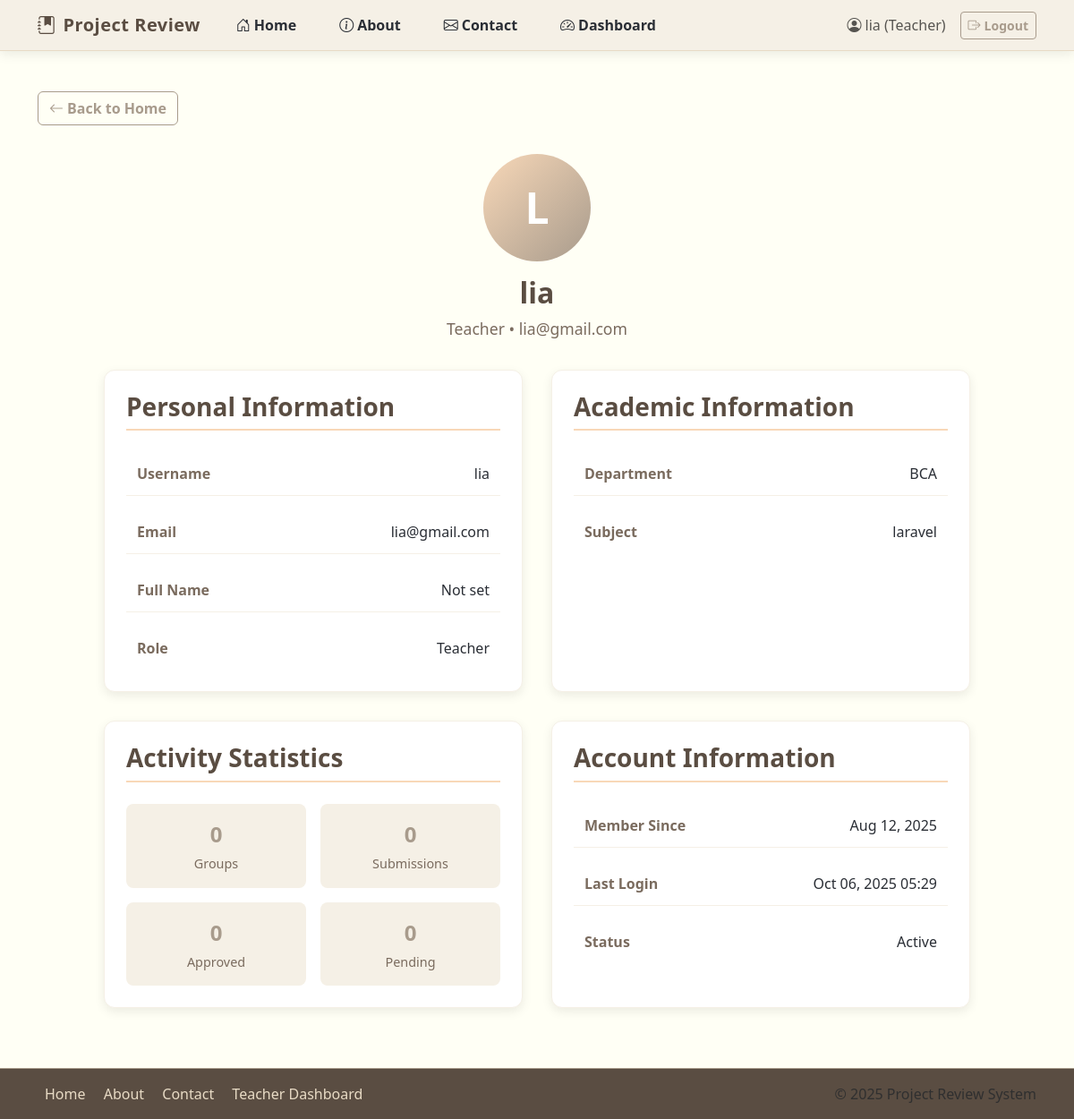
/profile/ (signed in), run on the app's committed database.
### project_review_app/models.py (models this page shows, shortened)
class CustomUser(AbstractUser):
    ROLE_CHOICES = (
        ('teacher', 'Teacher'),
        ('student', 'Student'),
        ('admin', 'Admin'),
    )
    DIVISION_CHOICES = (
        ('A', 'Division A'),
        ('B', 'Division B'),
        ('C', 'Division C'),
    )
    SEMESTER_CHOICES = (
        (1, 'Semester 1'),
        (2, 'Semester 2'),
        (3, 'Semester 3'),
        (4, 'Semester 4'),
        (5, 'Semester 5'),
        (6, 'Semester 6'),
    )
    role = models.CharField(max_length=10, choices=ROLE_CHOICES)
    email = models.EmailField(unique=True)
    division = models.CharField(max_length=1, choices=DIVISION_CHOICES, blank=True, null=True)
    roll_no = models.CharField(max_length=20, blank=True, null=True)
    semester = models.PositiveIntegerField(choices=SEMESTER_CHOICES, blank=True, null=True)
    department = models.CharField(max_length=100, blank=True, null=True)
    subject = models.CharField(max_length=100, blank=True, null=True)

### project_review_app/views.py (the view)
# urls.py: path('profile/', views.profile, name='profile'),
def profile(request):
    return render(request, "student/profile.html")

### templates/student/profile.html (shortened to what this page needs)
{% extends "base.html" %}
{% load static %}
{% block content %}
<div class="profile-container">
    <div class="profile-header">
        <div class="profile-avatar">
            {{ user.username|first|upper }}
        </div>
        <h1 class="profile-title">{{ user.get_full_name|default:user.username }}</h1>
        <p class="profile-role">{{ user.get_role_display }} • {{ user.email }}</p>
    </div>
    <div class="profile-grid">
        <div class="profile-card">
            <h3 class="card-title">Personal Information</h3>
            <div class="info-grid">
                <div class="info-item">
                    <span class="info-label">Username</span>
                    <span class="info-value">{{ user.username }}</span>
                </div>
                <div class="info-item">
                    <span class="info-label">Email</span>
                    <span class="info-value">{{ user.email }}</span>
                </div>
                <div class="info-item">
                    <span class="info-label">Full Name</span>
                    <span class="info-value">{{ user.get_full_name|default:"Not set" }}</span>
                </div>
                <div class="info-item">
                    <span class="info-label">Role</span>
                    <span class="info-value">{{ user.get_role_display }}</span>
                </div>
            </div>
        </div>
        <div class="profile-card">
            <h3 class="card-title">Academic Information</h3>
            <div class="info-grid">
                {% if user.department %}
                <div class="info-item">
                    <span class="info-label">Department</span>
                    <span class="info-value">{{ user.department }}</span>
                </div>
                {% endif %}
                {% if user.subject %}
                <div class="info-item">
                    <span class="info-label">Subject</span>
                    <span class="info-value">{{ user.subject }}</span>
                </div>
                {% endif %}
            </div>
        </div>
        <div class="profile-card">
            <h3 class="card-title">Activity Statistics</h3>
            <div class="stats-grid">
                <div class="stat-item">
                    <div class="stat-number">{{ groups_count|default:0 }}</div>
                    <div class="stat-label">Groups</div>
                </div>
                <div class="stat-item">
                    <div class="stat-number">{{ submissions_count|default:0 }}</div>
                    <div class="stat-label">Submissions</div>
                </div>
                <div class="stat-item">
                    <div class="stat-number">{{ approved_count|default:0 }}</div>
                    <div class="stat-label">Approved</div>
                </div>
                <div class="stat-item">
                    <div class="stat-number">{{ pending_count|default:0 }}</div>
                    <div class="stat-label">Pending</div>
                </div>
            </div>
        </div>
        <div class="profile-card">
            <h3 class="card-title">Account Information</h3>
            <div class="info-grid">
                <div class="info-item">
                    <span class="info-label">Member Since</span>
                    <span class="info-value">{{ user.date_joined|date:"M d, Y" }}</span>
                </div>
                <div class="info-item">
                    <span class="info-label">Last Login</span>
                    <span class="info-value">{{ user.last_login|date:"M d, Y H:i"|default:"Never" }}</span>
                </div>
                <div class="info-item">
                    <span class="info-label">Status</span>
                    <span class="info-value">Active</span>
                </div>
            </div>
        </div>
    </div>
</div>
{% endblock %}

### templates/base.html (shortened to what this page needs)
<!DOCTYPE html>
<html>
<head>
  <link href="https://cdn.jsdelivr.net/npm/bootstrap@5.3.0/dist/css/bootstrap.min.css" rel="stylesheet">
  <link href="https://cdn.jsdelivr.net/npm/bootstrap-icons@1.10.0/font/bootstrap-icons.css" rel="stylesheet">
</head>
<body>
  <nav class="navbar navbar-expand-lg navbar-light">
    <div class="container">
      <a class="navbar-brand" href="{% url 'home' %}">
        <i class="bi bi-journal-bookmark-fill me-2"></i>Project Review
      </a>
      <div class="collapse navbar-collapse" id="navbarNav">
        <ul class="navbar-nav me-auto">
          <li class="nav-item">
            <a class="nav-link {% if request.path == '/' %}active{% endif %}" href="{% url 'home' %}">
              <i class="bi bi-house-door me-1"></i>Home
            </a>
          </li>
          <li class="nav-item">
            <a class="nav-link {% if request.path == '/about/' %}active{% endif %}" href="{% url 'about' %}">
              <i class="bi bi-info-circle me-1"></i>About
            </a>
          </li>
          <li class="nav-item">
            <a class="nav-link {% if request.path == '/contact/' %}active{% endif %}" href="{% url 'contact' %}">
              <i class="bi bi-envelope me-1"></i>Contact
            </a>
          </li>
          {% if user.is_authenticated %}
            <li class="nav-item">
              {% if user.role == 'teacher' %}
                <a class="nav-link {% if request.path == '/teacher_dashboard/' %}active{% endif %}" href="{% url 'teacher_dashboard' %}">
                  <i class="bi bi-speedometer2 me-1"></i>Dashboard
                </a>
              {% elif user.role == 'student' %}
                <a class="nav-link {% if request.path == '/student_dashboard/' %}active{% endif %}" href="{% url 'student_dashboard' %}">
                  <i class="bi bi-speedometer2 me-1"></i>Dashboard
                </a>
              {% endif %}
            </li>
          {% endif %}
        </ul>
        <div class="d-flex align-items-center">
          {% if user.is_authenticated %}
            <span class="navbar-text me-3 d-none d-lg-block">
              <i class="bi bi-person-circle me-1"></i>{{ user.username }} ({{ user.get_role_display }})
            </span>
            <form method="post" action="{% url 'logout' %}">
              <button class="btn btn-sm btn-outline-primary">
                <i class="bi bi-box-arrow-right me-1"></i>Logout
              </button>
            </form>
          {% endif %}
        </div>
      </div>
    </div>
  </nav>
  <main class="container">
    {% block back_button %}
      {% if request.path != '/' %}
        <div class="back-button">
          <a href="{% url 'home' %}" class="btn btn-outline-primary">
            <i class="bi bi-arrow-left me-1"></i>Back to Home
          </a>
        </div>
      {% endif %}
    {% endblock %}
    {% block content %}{% endblock %}
  </main>
  <footer>
    <div class="container">
      <div class="row align-items-center">
        <div class="col-md-6 text-center text-md-start mb-2 mb-md-0">
          <a href="{% url 'home' %}" class="footer-link">Home</a>
          <a href="{% url 'about' %}" class="footer-link">About</a>
          <a href="{% url 'contact' %}" class="footer-link">Contact</a>
          {% if user.is_authenticated %}
            {% if user.role == 'teacher' %}
              <a href="{% url 'teacher_dashboard' %}" class="footer-link">Teacher Dashboard</a>
            {% elif user.role == 'student' %}
              <a href="{% url 'student_dashboard' %}" class="footer-link">Student Dashboard</a>
            {% endif %}
          {% endif %}
        </div>
        <div class="col-md-6 text-center text-md-end">
          <span class="text-muted">&copy; {% now "Y" %} Project Review System</span>
        </div>
      </div>
    </div>
  </footer>
</body>
</html>

### templates/base.html (style rules this page uses)
:root { --ivory: #FFFFF8; --linen: #FAF5EC; --cashmere: #E8DBC5; --taupe: #B8A99A; --mocha: #8B7D6B; --umber: #5E5347; --slate: #7D8B99; --charcoal: #3A4149; }
body { background: var(--ivory); min-height: 100vh; display: flex; flex-direction: column; font-family: 'Segoe UI', Tahoma, Geneva, Verdana, sans-serif; color: var(--charcoal); padding-top: 70px; padding-bottom: 60px; }
.navbar { background-color: var(--linen) !important; box-shadow: 0 4px 12px rgba(0,0,0,0.08); border-bottom: 1px solid var(--cashmere); position: fixed; top: 0; left: 0; right: 0; z-index: 1030; padding: 0.5rem 0; }
.navbar-brand { font-weight: 700; color: var(--umber) !important; letter-spacing: 0.5px; font-size: 1.25rem; }
.nav-link { color: var(--charcoal) !important; font-weight: 600; margin: 0 0.5rem; transition: all 0.3s; padding: 0.5rem 1rem !important; position: relative; }
main { flex: 1; padding: 2rem 0; }
.btn-outline-primary { color: var(--taupe); border-color: var(--taupe); font-weight: 600; }
footer { background: var(--umber); color: var(--cashmere); padding: 1rem 0; position: fixed; bottom: 0; left: 0; right: 0; z-index: 1020; border-top: 1px solid var(--taupe); }
.footer-link { color: var(--cashmere); text-decoration: none; transition: color 0.3s; margin: 0 0.5rem; }
.back-button { margin-bottom: 1.5rem; }
h1, h2, h3, h4, h5, h6 { color: var(--umber); font-weight: 600; }

### templates/student/profile.html (style rules this page uses)
:root { --ivory: #FFFFF5; --linen: #F5F0E6; --peach: #F8D8B8; --taupe: #A89B8C; --mocha: #7A6B5E; --umber: #5A4D42; --slate: #6C7A89; --charcoal: #2A2E35; }
.profile-container { max-width: 1000px; margin: 2rem auto; padding: 0 1rem; }
.profile-header { text-align: center; margin-bottom: 2rem; }
.profile-avatar { width: 120px; height: 120px; border-radius: 50%; background: linear-gradient(135deg, var(--peach) 0%, var(--taupe) 100%); margin: 0 auto 1rem; display: flex; align-items: center; justify-content: center; font-size: 3rem; color: white; font-weight: 700; }
.profile-title { color: var(--umber); font-weight: 700; font-size: 2rem; margin-bottom: 0.5rem; }
.profile-role { color: var(--mocha); font-size: 1.1rem; }
.profile-grid { display: grid; grid-template-columns: 1fr 1fr; gap: 2rem; }
.profile-card { background: white; border-radius: 12px; padding: 1.5rem; box-shadow: 0 4px 12px rgba(0, 0, 0, 0.08); border: 1px solid var(--linen); }
.card-title { color: var(--umber); font-weight: 600; margin-bottom: 1.5rem; padding-bottom: 0.5rem; border-bottom: 2px solid var(--peach); }
.info-grid { display: grid; gap: 1rem; }
.info-item { display: flex; justify-content: space-between; padding: 0.75rem; border-bottom: 1px solid var(--linen); }
.info-item:last-child { border-bottom: none; }
.info-label { color: var(--mocha); font-weight: 600; }
.info-value { color: var(--charcoal); }
.stats-grid { display: grid; grid-template-columns: repeat(2, 1fr); gap: 1rem; }
.stat-item { text-align: center; padding: 1rem; background: var(--linen); border-radius: 8px; }
.stat-number { font-size: 1.5rem; font-weight: 700; color: var(--taupe); margin-bottom: 0.25rem; }
.stat-label { color: var(--mocha); font-size: 0.9rem; }

### data on the page
CustomUser: username "lia", role "Teacher", username|first "L", get_full_name "lia", email "lia@gmail.com", get_full_name "Not set", department "BCA", subject "laravel", date_joined "Aug 12, 2025", last_login "Oct 06, 2025 05:29"

### other printed values
{{ groups_count|default:0 }} "0"
{{ submissions_count|default:0 }} "0"
{{ approved_count|default:0 }} "0"
{{ pending_count|default:0 }} "0"
